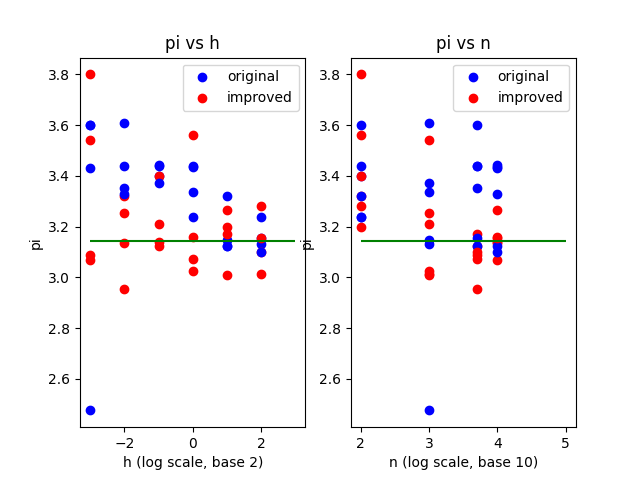

Python code for this plot:
import pyforest

def pi_estimation(N=10000, h=1, r=1):
    x, y = 0, 0
    pi_hat = 0
    in_square = lambda x, y: (-r <= x <= r) and (-r <= y <= r)
    in_circle = lambda x, y: (x**2 + y**2) <= r**2
    for _ in range(N):
        while True:
            eps_x, eps_y = np.random.uniform(-h, h, 2)
            
            if in_square(x + eps_x, y + eps_y):
                x += eps_x
                y += eps_y
                pi_hat += 1 if in_circle(x, y) else 0
                break
    return 4 * pi_hat / N

def pi_estimation_v2(N=10000, h=1, r=1):
    # Improved version of pi_estimation using metropolis-hastings
    x, y = 0, 0
    pi_hat = 0
    in_square = lambda x, y: (-r <= x <= r) and (-r <= y <= r)
    in_circle = lambda x, y: (x**2 + y**2) <= r**2
    # mh_ratio = lambda x, y, x_new, y_new: in_square(x_new, y_new) and in_circle(x_new, y_new) / in_square(x, y) and in_circle(x, y)

    for _ in range(N):
        eps_x, eps_y = np.random.uniform(-h, h, 2)
        x_new, y_new = x + eps_x, y + eps_y
        if in_square(x_new, y_new):
            x, y = x_new, y_new
        pi_hat += 1 if in_circle(x, y) else 0
            
    return 4 * pi_hat / N

def exp_on_n_and_h():
    N = 10000
    hs = [0.125, 0.25, 0.5, 1, 2, 4]
    ns = [100, 1000, 5000, 10000]
    
    # Plotting the results in same figure
    # visualize the results of different h and n
    fig, ax = plt.subplots(1, 2)
    for h in hs:
        for n in ns:
            ori_pi = pi_estimation(n, h)
            improved_pi = pi_estimation_v2(n, h)
            print(f"Estimate of pi (h={h}, n={n}): {ori_pi}")
            print(f"Estimate of pi (h={h}, n={n}, improved): {improved_pi}")
            ax[0].scatter(np.log2(h), ori_pi, color="blue")
            ax[0].scatter(np.log2(h), improved_pi, color="red")
            ax[1].scatter(np.log10(n), ori_pi, color="blue")
            ax[1].scatter(np.log10(n), improved_pi, color="red")
    ax[0].set_xlabel("h (log scale, base 2)")
    ax[0].set_ylabel("pi")
    ax[0].set_title("pi vs h")
    ax[1].set_xlabel("n (log scale, base 10)")
    ax[1].set_ylabel("pi")
    ax[1].set_title("pi vs n")
    ax[0].legend(["original", "improved"])
    ax[1].legend(["original", "improved"])
    ax[0].hlines(y=np.pi, xmin=-3, xmax=3, color="green")
    ax[1].hlines(y=np.pi, xmin=2, xmax=5, color="green")
    plt.savefig("p3.png")
    

    

def main():
    print(f"Estimate of pi (flawed): {pi_estimation()}")
    print(f"Estimate of pi (improved): {pi_estimation_v2()}")

    exp_on_n_and_h()


if __name__ == "__main__":
    main()